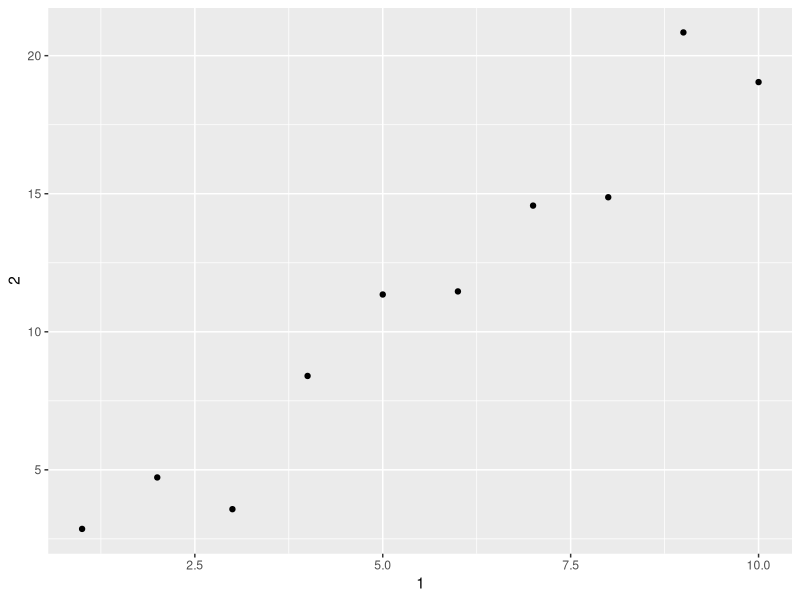

This chart was generated by the following R code:
## ---- chunk 1
knitr::opts_chunk$set(echo = TRUE)
library('tidyverse')
## ---- chunk 2
# use this in console
mtcars #output full table (dataframe)
as_tibble(mtcars) #only output 10 first row
is_tibble(mtcars) #FALSE
## ---- chunk 3
# as dataframe
df <- data.frame(abc = 1, xyz = "a")
df$x #a
df[, "xyz"] #a
df[, c("abc", "xyz")] # 1 a

# as tibble
df <- as_tibble(df)
df$x #null
df[, "xyz"] #a
df[, c("abc", "xyz")] # 1 a
## ---- chunk 4
# the tibble
annoying <- tibble(
  `1` = 1:10,
  `2` = `1` * 2 + rnorm(length(`1`))
)
  
# 1. Extracting the variable called 1
annoying[["1"]]

# 2. Plotting a scatterplot of 1 vs 2
ggplot(annoying, aes(x = `1`, y = `2`)) + geom_point()

# 3. Creating a new column called 3 which is 2 divided by 1.
annoying <- annoying %>%
  mutate(`3` = `2`/`1`)

# 4. Renaming the columns to one, two and three.
annoying %>%
  rename(one = `1`, two = `2`, three = `3`)
## ---- chunk 5
enframe(1:3)
enframe(c(a = 5, b = 7))
enframe(list(one = 1, two = 2:3, three = 4:6))
deframe(enframe(1:3))
deframe(tibble(a = 1:3))
deframe(tibble(a = as.list(1:3)))

enframe(list(one = 1, two = 2:3, three = 4:6)) %>%
  deframe()

